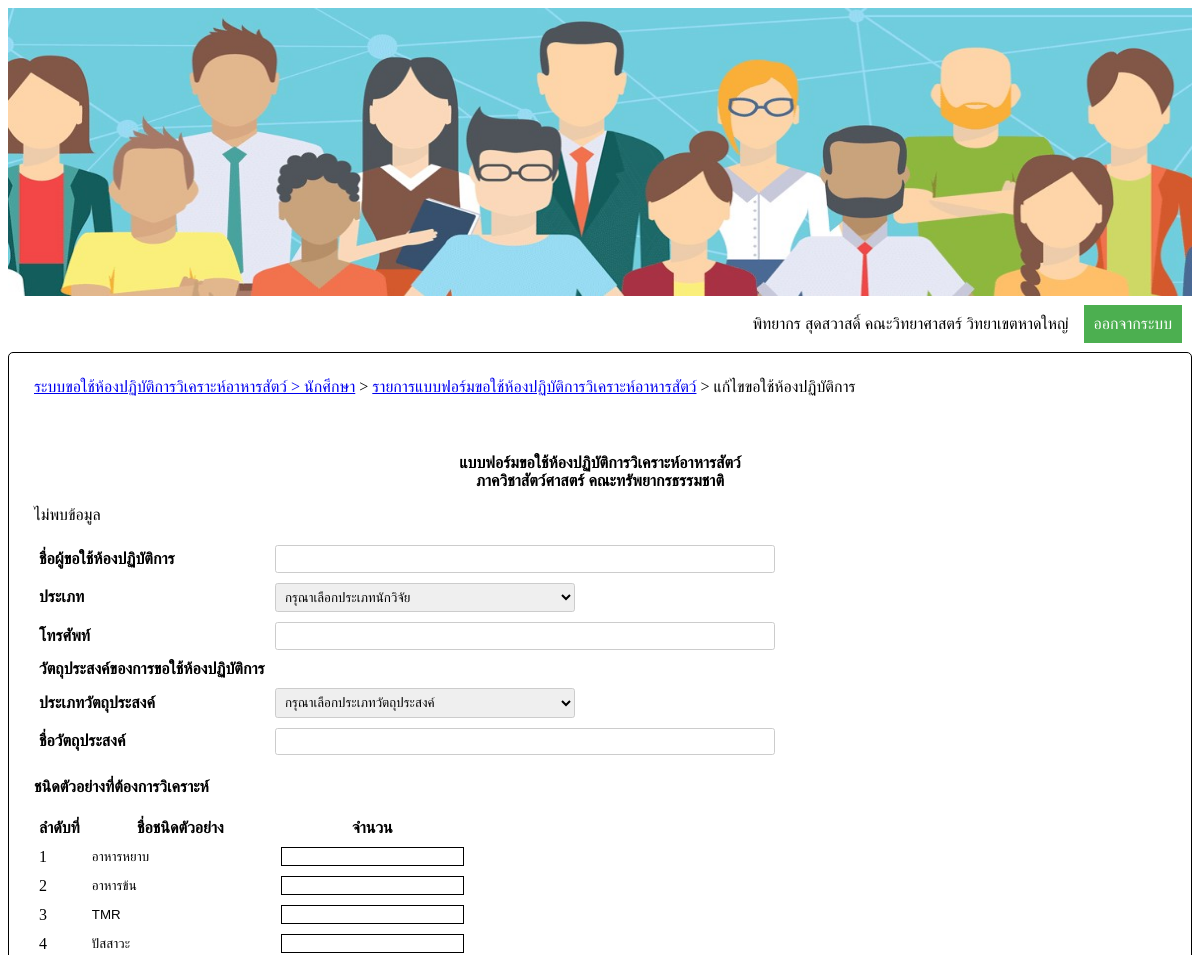
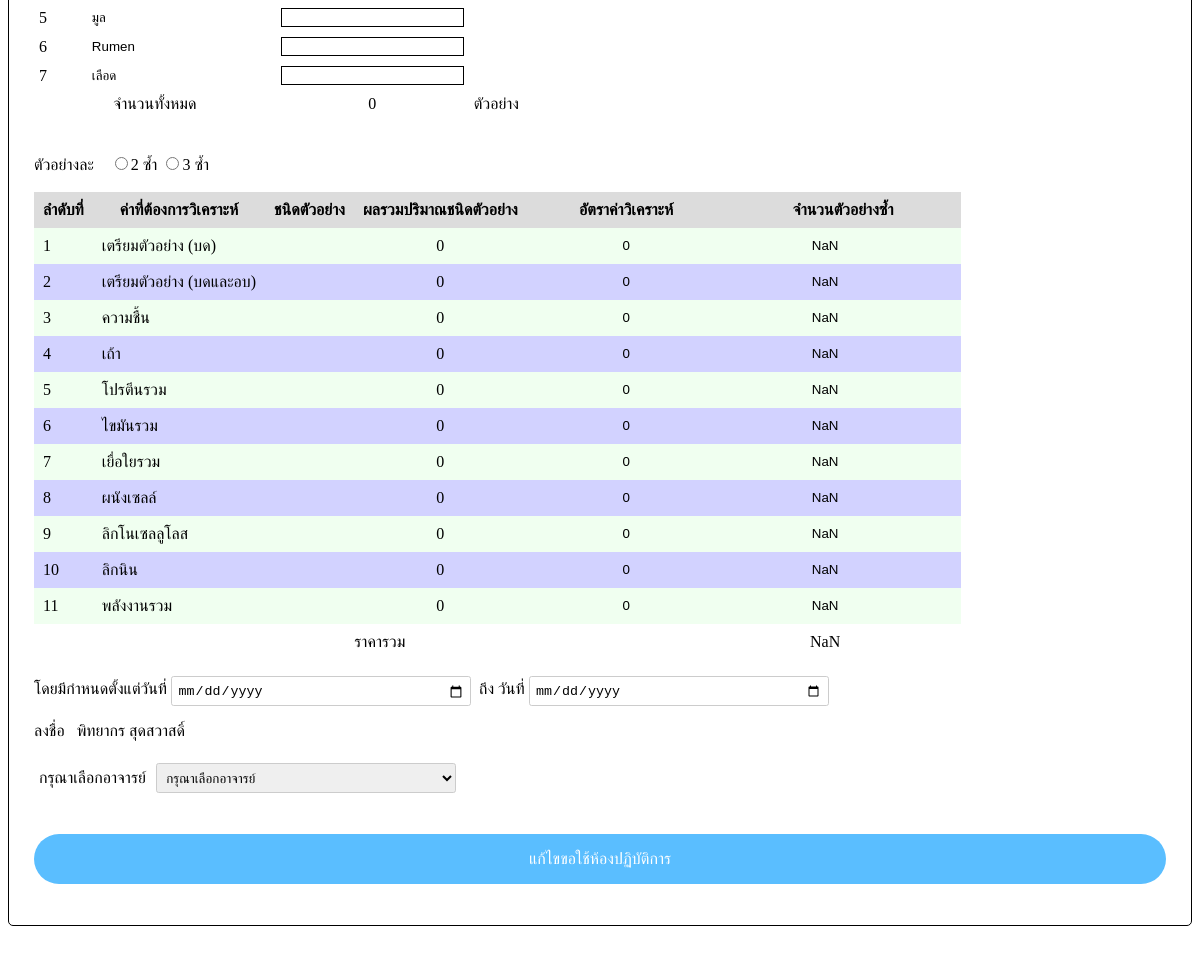
Screenshot of /SEditLab.php (signed in) with the database file from the repository (2 pictures, top to bottom).
### tables this page shows
CREATE TABLE `member` (
  `memCode` int(10) unsigned NOT NULL AUTO_INCREMENT,
  `username` varchar(30) NOT NULL,
  `password` varchar(45) NOT NULL,
  `memlevel` int(1) NOT NULL,
  `name` varchar(30) NOT NULL,
  `email` varchar(30) NOT NULL,
  `passmail` varchar(30) DEFAULT NULL,
  `depCode` char(3) NOT NULL,
  PRIMARY KEY (`memCode`),
  KEY `depCode` (`depCode`),
  CONSTRAINT `member_ibfk_1` FOREIGN KEY (`depCode`) REFERENCES `department` (`depCode`)
);

CREATE TABLE `simplelist` (
  `simCode` int(2) unsigned NOT NULL AUTO_INCREMENT,
  `simName` varchar(30) NOT NULL,
  PRIMARY KEY (`simCode`)
);

CREATE TABLE `analysislist` (
  `anaCode` int(2) unsigned NOT NULL AUTO_INCREMENT,
  `anaName` varchar(30) NOT NULL,
  PRIMARY KEY (`anaCode`)
);

### connectDB.php (called while the page is built, shortened)
<?php
	$query = 'SET NAMES UTF8';
?>

### SEditLab.php (the view, shortened to what this page needs)
<?php
		$SmemCode = '';
		$SmemName = '';
		$SfacName = '';
		if(!(isset($_SESSION['memCode']) && isset($_SESSION['memName'])&& isset($_SESSION['facCode'])&& isset($_SESSION['facName'])&& isset($_SESSION['depCode']) && isset($_SESSION['depName'])))
		{
			echo "<script>
					alert('กรุณาเข้าสู่ระบบใหม่อีกครั้ง');
					window.open('login.php','_self');
			</script>";
		}else{
			$SmemCode = $_SESSION['memCode'];
			require('connectDB.php');
			$sqlSearchSessionMember = "select * from member where memCode='$SmemCode';";
			$resultSearchSessionMember = mysqli_query($con,$sqlSearchSessionMember);
			$recnumSearchSessionMember = mysqli_fetch_array($resultSearchSessionMember);
			$SmemName = $recnumSearchSessionMember[4];
			$SfacName = $_SESSION['facName'];
		}
?>
<html>
<head>
</head>
<body>
	<center>
		<img src='img/hrm_3.jpg'>
	</center>
	<table id='tbLog' cellpadding='5' width='100%'>
		<tr align='right'>
			<td width='90%'>
				<?php echo "$SmemName $SfacName วิทยาเขตหาดใหญ่";  ?>
			</td>
			<td align='center'>
				<button id='signOut'>ออกจากระบบ</button>
			</td>
		</tr>
	</table>
	<table id='myTables' width='100%' cellspacing='10' cellpadding='5'>
		<tr>
			<td colspan='3'><a href='Smain.php'> ระบบขอใช้ห้องปฏิบัติการวิเคราะห์อาหารสัตว์ > นักศึกษา</a> > <a href='SManageLab.php'>รายการแบบฟอร์มขอใช้ห้องปฏิบัติการวิเคราะห์อาหารสัตว์</a> > แก้ไขขอใช้ห้องปฏิบัติการ</td>
		</tr>
		<tr>
			<td>&nbsp;</td>
		</tr>
		<tr>
			<td>
				<div align='center'>
					<p><b>แบบฟอร์มขอใช้ห้องปฏิบัติการวิเคราะห์อาหารสัตว์ <br>ภาควิชาสัตว์ศาสตร์ คณะทรัพยากรธรรมชาติ</b></p>
				</div>
	<?php
		require('connectDB.php');
		$labCode = $_REQUEST['labCode'];
		$sqlSearchLabCode = "select * from lab where labCode='$labCode';";
		$resultSearchLabCode = mysqli_query($con,$sqlSearchLabCode);
		$recnumSearchLabCode = mysqli_fetch_array($resultSearchLabCode);
		if($recnumSearchLabCode == 0)
		{
			echo "ไม่พบข้อมูล";
		}
	?>
	<form action='SEditQueryLab.php' method='POST' onsubmit='Javascript:return chkAllData()'>
		<table border='0' cellpadding='5' id='tb1'>
			<?php
				echo "
					<tr>
						<td><b>ชื่อผู้ขอใช้ห้องปฏิบัติการ</b></td>
						<td>
							<input type='text' name='labName' value='".$recnumSearchLabCode[5]."' id='labName'>
						</td>
					</tr>";
			?>
			<tr>
				<td><b>ประเภท</b></td>
				<td>
					<select name='catCode' id='catCode'>
					<option value='-1' selected>กรุณาเลือกประเภทนักวิจัย</option>
						<?php
							require('connectDB.php');
						?>
					</select>
				</td>
			</tr>
			<tr>
				<td><b>โทรศัพท์</b></td>
				<?php
					echo "<td>
							<input type='text' name='labTel' value='".$recnumSearchLabCode[7]."' id='labTel' onkeypress='return chkNumber(event.charCode)'>
						</td>";
				?>
			</tr>
			<tr>
				<td><b>วัตถุประสงค์ของการขอใช้ห้องปฏิบัติการ</b></td>
				<td></td>
			</tr>
			<tr>
				<td><b>ประเภทวัตถุประสงค์</b></td>
				<td>
					<select name='objCode' id='objCode'>
						<option value='-1'>กรุณาเลือกประเภทวัตถุประสงค์</option>
					</select>
				</td>
			</tr>
			<tr>
				<td><b>ชื่อวัตถุประสงค์</b></td>
				<?php
					echo "<td>
							<input type='text' name='objTitle' value='".$recnumSearchLabCode[9]."' id='objTitle'>
						</td>";
				?>
			</tr>
		</table>
		<br>
		<b>ชนิดตัวอย่างที่ต้องการวิเคราะห์</b><br><br>
		<table border='1' id='simTable' cellpadding='5'>
			<tr>
				<th>ลำดับที่</th>
				<th>ชื่อชนิดตัวอย่าง</th>
				<th>จำนวน</th>
			</tr>
			<?php
				function getVolume($labC,$sinC)
				{
					require('connectDB.php');
					$searchVolume = '';
					$sqlSearchVolume = "select da.daCode,da.volume,da.repeats,da.labCode,da.scCode,sc.scCode,sc.catCode,sc.anaCode,sc.simCode,sc.price from dataanalysis as da,servicechargelist as sc where da.scCode=sc.scCode and da.labCode='$labC' and simCode='$sinC' limit 1;";
					$resultSearchVolume = mysqli_query($con,$sqlSearchVolume);
					$numRowSearchVolume = mysqli_num_rows($resultSearchVolume);
					return $searchVolume;
				}
				$sqlSearchSim = "select * from simplelist;";
				$resultSearchSim = mysqli_query($con,$sqlSearchSim);
				$i=0;
				while($recnumSearchSim = mysqli_fetch_array($resultSearchSim))
				{
					$i++;
					echo "<tr>
							<td>$i</td>
							<td>
								<input type='text' id='simName$i' value='$recnumSearchSim[1]' readonly>
							</td>
							<td>
								<input type='text' id='volume' class='$i' style='border:1px solid black;' onkeypress='return chkNumber(event.charCode)' value=".getVolume($labCode,$recnumSearchSim[0]).">
							</td>
							<td>
								<input type='hidden' id='simCode$i' value='$recnumSearchSim[0]'>
							</td>
						</tr>";
				}
			?>
			<tr>
				<td colspan='2' align='center'>จำนวนทั้งหมด</td>
				<td align='center'><output id='result'>0</output></td>
				<td>ตัวอย่าง</td>
			</tr>
		</table>
		<br><br>
		ตัวอย่างละ&nbsp;&nbsp;&nbsp;
		<input type='radio' name='labNRepeat' id='labNRepeat' value='2' <?php if($recnumSearchLabCode[10]=='2') echo "checked";  ?>>2 ซ้ำ
		<input type='radio' name='labNRepeat' id='labNRepeat' value='3' <?php if($recnumSearchLabCode[10]=='3') echo "checked";  ?>>3 ซ้ำ
		<br><br>
		<table border='0' id='anaTable' cellpadding='9'>
			<tr bgColor='#dcdcdc'>
				<th>ลำดับที่</th>
				<th>ค่าที่ต้องการวิเคราะห์</th>
				<th>ชนิดตัวอย่าง</th>
				<th>ผลรวมปริมาณชนิดตัวอย่าง</th>
				<th>อัตราค่าวิเคราะห์</th>
				<th colspan='3'>จำนวนตัวอย่างซ้ำ</th>
			</tr>
			<?php
				$sqlSearchAna = "select * from analysislist;";
				$resultSearchAna = mysqli_query($con,$sqlSearchAna);
				$getTr ='';
				$j = 0;
				while($recnumSearchAna = mysqli_fetch_array($resultSearchAna))
				{
					$j++;
					if($j%2==0)
					{
						$getTr = '<tr valign="top" bgColor="#D2D2FF">';
					}else
					{
						$getTr = '<tr valign="top" bgColor="F0FFF0">';
					}
					echo	$getTr."
							<td>$j</td>
							<td>$recnumSearchAna[1]</td>
							<td><output id='resultSim$j'></output></td>
							<td align='center'><output id='resultAna$j'>0</output></td>
							<td>
								<input type='text' id='priceckRow$j' value='0' readonly>
							</td>
							<td>
								<input type='text' id='totalPriceAnackRow$j' value='0' readonly>
							</td>
							<td>
								<input type='hidden' id='anaCodeckRow$j' value='$recnumSearchAna[0]' readonly>
							</td>
							<td>
								<input type='hidden' id='scCode$j' readonly>
							</td>
						</tr>";
				}
			?>
			<tr>
				<td colspan='5' align='center'>ราคารวม</td>
				<td colspan='1' align='center'>
					<output id='totalRowPrice'>0</output>
				</td>
			</tr>
		</table>
		<p>โดยมีกำหนดตั้งแต่วันที่&nbsp;<input type='date' name='labSDate' id='labSDate' value=<?php echo $recnumSearchLabCode[11];?>>&nbsp;&nbsp;ถึง&nbsp;วันที่&nbsp;<input type='date' name='labEDate' id='labEDate' value=<?php echo $recnumSearchLabCode[12];?>></p>
		<?php
			$sqlSearchMember = "select * from member where memCode='$SmemCode';";
			$resultSearchMember = mysqli_query($con,$sqlSearchMember);
			$recnumSearchMember = mysqli_fetch_array($resultSearchMember);
			echo "ลงชื่อ &nbsp;&nbsp;$recnumSearchMember[4]<input type='hidden' name='memCode' value='$recnumSearchMember[0]'>";
		?>
			<br><br>
			<table border='0' cellpadding='5'>
				<tr>
					<td>กรุณาเลือกอาจารย์</td>
					<td>
						<select name='boCode' id='boCode'>
						<option value='-1'>กรุณาเลือกอาจารย์</option>
						</select>
					</td>
				</tr>
			</table>
			<br><br>
			<?php
				if($recnumSearchLabCode[25]=='1')
				{
					echo "<input type='submit' value='แก้ไขขอใช้ห้องปฏิบัติการ' style='background-color:gray;' id='btSubmit' disabled >";
				}
				else
				{
					echo "<input type='submit' value='แก้ไขขอใช้ห้องปฏิบัติการ' id='btSubmit'";
				}
			?>
			<br><br>
	</form>
			</td>
		</tr>
	</table>
	<br><br>
</body>
</html>

### SEditLab.php (style rules this page uses)
body { font-family: sarabun; font-size: 100%; line-height: 1.5; height:90% }
img { height:40%; width:100%; }
table,#fixTB { border:0px solid black; border-collapse: collapse; }
#tbLog { border-left: none; border-right:none; border-top:none; border-bottom:none; }
#signOut { background-color: #4CAF50; border: none; color: white; padding:10px 10px; text-align:center; text-decoration:none; display: inline-block; font-size: 16px; margin: 4px 2px; cursor: pointer; }
select, textarea { width: 300px; padding: 0.4em; border-radius: 0.2em; border: 1px solid #ccc; outline: none; }
input[type="submit"] { width: 100%; padding: 1em; border-radius: 30px; border: none; color: #fff; background-color: #5ABEFF; font-size: 1em; cursor:pointer; }
#myTables { border: 1px solid black; border-collapse: separate; border-radius: 5px; padding:10px; }
input[type='text'] { border:none; background:none; }
#anaTable input[type='text'] { text-align: center; }
#labName,#labTel,#objTitle { width: 500px; padding: 0.4em; border-radius: 0.2em; border: 1px solid #ccc; outline: none; }
input[type='date'] { width: 300px; padding: 0.4em; border-radius: 0.2em; border: 1px solid #ccc; outline: none; }
#tb1 { border : 0px solid black; border-collapse:collapse; }
#simTable td,#simTable th { border:0px; }

### rows the page displays
member: name "พิทยากร สุดสวาสดิ์"
simplelist: simName "อาหารหยาบ"
simplelist: simName "อาหารข้น"
simplelist: simName "TMR"
simplelist: simName "ปัสสาวะ"
simplelist: simName "มูล"
simplelist: simName "Rumen"
simplelist: simName "เลือด"
analysislist: anaName "เตรียมตัวอย่าง (บด)"
analysislist: anaName "เตรียมตัวอย่าง (บดและอบ)"
analysislist: anaName "ความชื้น"
analysislist: anaName "เถ้า"
analysislist: anaName "โปรตีนรวม"
analysislist: anaName "ไขมันรวม"
analysislist: anaName "เยื่อใยรวม"
analysislist: anaName "ผนังเซลล์"
analysislist: anaName "ลิกโนเซลลูโลส"
analysislist: anaName "ลิกนิน"
analysislist: anaName "พลังงานรวม"

### other values shown
$SfacName "คณะวิทยาศาสตร์"
